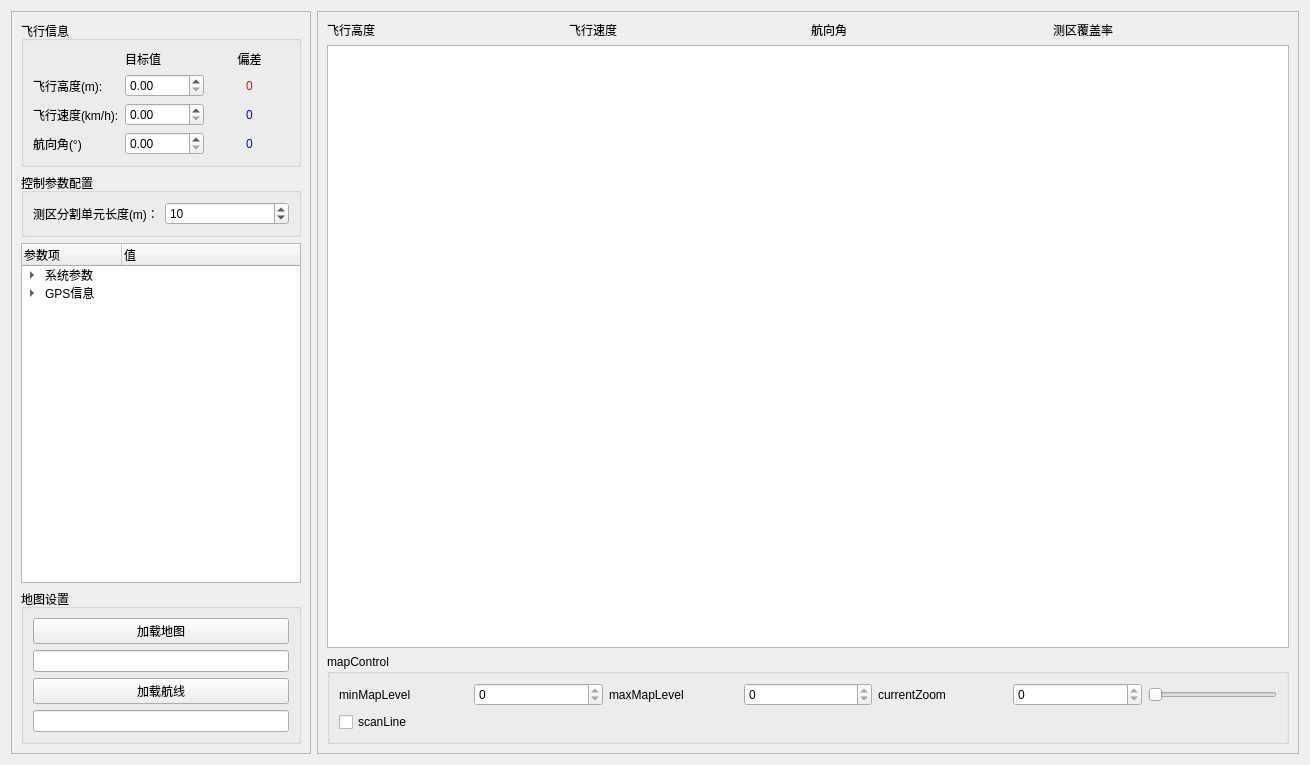
<?xml version="1.0" encoding="UTF-8"?>
<ui version="4.0">
 <class>Navigation</class>
 <widget class="QWidget" name="Navigation">
  <property name="geometry">
   <rect>
    <x>0</x>
    <y>0</y>
    <width>1310</width>
    <height>765</height>
   </rect>
  </property>
  <property name="windowTitle">
   <string>navigation</string>
  </property>
  <layout class="QHBoxLayout" name="horizontalLayout_2" stretch="0,3">
   <item>
    <widget class="QFrame" name="frame">
     <property name="minimumSize">
      <size>
       <width>300</width>
       <height>0</height>
      </size>
     </property>
     <property name="maximumSize">
      <size>
       <width>300</width>
       <height>16777215</height>
      </size>
     </property>
     <property name="frameShape">
      <enum>QFrame::StyledPanel</enum>
     </property>
     <property name="frameShadow">
      <enum>QFrame::Raised</enum>
     </property>
     <layout class="QVBoxLayout" name="verticalLayout_2">
      <item>
       <widget class="QGroupBox" name="groupBox_3">
        <property name="title">
         <string>飞行信息</string>
        </property>
        <layout class="QGridLayout" name="gridLayout_3">
         <item row="1" column="1">
          <widget class="QDoubleSpinBox" name="doubleSpinBox_flightHeight">
           <property name="sizePolicy">
            <sizepolicy hsizetype="Preferred" vsizetype="Fixed">
             <horstretch>0</horstretch>
             <verstretch>0</verstretch>
            </sizepolicy>
           </property>
           <property name="decimals">
            <number>2</number>
           </property>
           <property name="maximum">
            <double>9999.989999999999782</double>
           </property>
           <property name="value">
            <double>0.000000000000000</double>
           </property>
          </widget>
         </item>
         <item row="1" column="0">
          <widget class="QLabel" name="label">
           <property name="text">
            <string>飞行高度(m):</string>
           </property>
          </widget>
         </item>
         <item row="0" column="1">
          <widget class="QLabel" name="label_6">
           <property name="text">
            <string>目标值</string>
           </property>
          </widget>
         </item>
         <item row="2" column="0">
          <widget class="QLabel" name="label_2">
           <property name="text">
            <string>飞行速度(km/h):</string>
           </property>
          </widget>
         </item>
         <item row="1" column="2">
          <widget class="QLabel" name="label_flightHeightDeviation">
           <property name="styleSheet">
            <string notr="true">color: rgb(255, 0, 0);</string>
           </property>
           <property name="text">
            <string>0</string>
           </property>
           <property name="alignment">
            <set>Qt::AlignCenter</set>
           </property>
          </widget>
         </item>
         <item row="2" column="2">
          <widget class="QLabel" name="label_flightSpeedDeviation">
           <property name="styleSheet">
            <string notr="true">color: rgb(0, 0, 255);
</string>
           </property>
           <property name="text">
            <string>0</string>
           </property>
           <property name="alignment">
            <set>Qt::AlignCenter</set>
           </property>
          </widget>
         </item>
         <item row="0" column="2">
          <widget class="QLabel" name="label_5">
           <property name="text">
            <string>偏差</string>
           </property>
           <property name="alignment">
            <set>Qt::AlignCenter</set>
           </property>
          </widget>
         </item>
         <item row="2" column="1">
          <widget class="QDoubleSpinBox" name="doubleSpinBox_flightSpeed">
           <property name="sizePolicy">
            <sizepolicy hsizetype="Preferred" vsizetype="Fixed">
             <horstretch>0</horstretch>
             <verstretch>0</verstretch>
            </sizepolicy>
           </property>
           <property name="maximum">
            <double>9999.989999999999782</double>
           </property>
           <property name="value">
            <double>0.000000000000000</double>
           </property>
          </widget>
         </item>
         <item row="3" column="0">
          <widget class="QLabel" name="label_7">
           <property name="text">
            <string>航向角(°)</string>
           </property>
          </widget>
         </item>
         <item row="3" column="2">
          <widget class="QLabel" name="label_headingDeviation">
           <property name="styleSheet">
            <string notr="true">color: rgb(0, 0, 255);</string>
           </property>
           <property name="text">
            <string>0</string>
           </property>
           <property name="alignment">
            <set>Qt::AlignCenter</set>
           </property>
          </widget>
         </item>
         <item row="3" column="1">
          <widget class="QDoubleSpinBox" name="doubleSpinBox_heading">
           <property name="maximum">
            <double>360.000000000000000</double>
           </property>
          </widget>
         </item>
        </layout>
       </widget>
      </item>
      <item>
       <widget class="QGroupBox" name="groupBox">
        <property name="title">
         <string>控制参数配置</string>
        </property>
        <layout class="QGridLayout" name="gridLayout_4">
         <item row="0" column="1">
          <widget class="QSpinBox" name="spinBox">
           <property name="minimum">
            <number>1</number>
           </property>
           <property name="maximum">
            <number>100</number>
           </property>
           <property name="value">
            <number>10</number>
           </property>
          </widget>
         </item>
         <item row="0" column="0">
          <widget class="QLabel" name="label_3">
           <property name="toolTip">
            <string>单条航线分割点数，用于测区覆盖率计算</string>
           </property>
           <property name="text">
            <string>测区分割单元长度(m)：</string>
           </property>
          </widget>
         </item>
        </layout>
       </widget>
      </item>
      <item>
       <widget class="QTreeWidget" name="treeWidget_navigation">
        <property name="sizePolicy">
         <sizepolicy hsizetype="Expanding" vsizetype="Expanding">
          <horstretch>0</horstretch>
          <verstretch>0</verstretch>
         </sizepolicy>
        </property>
        <property name="minimumSize">
         <size>
          <width>0</width>
          <height>0</height>
         </size>
        </property>
        <column>
         <property name="text">
          <string>参数项</string>
         </property>
        </column>
        <column>
         <property name="text">
          <string>值</string>
         </property>
        </column>
        <item>
         <property name="text">
          <string>系统参数</string>
         </property>
         <property name="text">
          <string/>
         </property>
         <item>
          <property name="text">
           <string>当前飞行速度</string>
          </property>
          <property name="text">
           <string/>
          </property>
         </item>
         <item>
          <property name="text">
           <string>测区覆盖率</string>
          </property>
          <property name="text">
           <string/>
          </property>
         </item>
         <item>
          <property name="text">
           <string>当前航线</string>
          </property>
          <property name="text">
           <string/>
          </property>
         </item>
        </item>
        <item>
         <property name="text">
          <string>GPS信息</string>
         </property>
         <property name="text">
          <string/>
         </property>
         <item>
          <property name="text">
           <string>周</string>
          </property>
          <property name="text">
           <string/>
          </property>
         </item>
         <item>
          <property name="text">
           <string>秒</string>
          </property>
          <property name="text">
           <string/>
          </property>
         </item>
         <item>
          <property name="text">
           <string>细分时间(s)</string>
          </property>
          <property name="text">
           <string/>
          </property>
         </item>
         <item>
          <property name="text">
           <string>纬度(°)</string>
          </property>
          <property name="text">
           <string/>
          </property>
         </item>
         <item>
          <property name="text">
           <string>经度(°)</string>
          </property>
          <property name="text">
           <string/>
          </property>
         </item>
         <item>
          <property name="text">
           <string>高度(m)</string>
          </property>
          <property name="text">
           <string/>
          </property>
         </item>
         <item>
          <property name="text">
           <string>翻滚角(°)</string>
          </property>
          <property name="text">
           <string/>
          </property>
         </item>
         <item>
          <property name="text">
           <string>俯仰角(°)</string>
          </property>
          <property name="text">
           <string/>
          </property>
         </item>
         <item>
          <property name="text">
           <string>航向角(°)</string>
          </property>
          <property name="text">
           <string/>
          </property>
         </item>
        </item>
       </widget>
      </item>
      <item>
       <widget class="QGroupBox" name="groupBox_2">
        <property name="title">
         <string>地图设置</string>
        </property>
        <layout class="QGridLayout" name="gridLayout_2">
         <item row="0" column="0">
          <widget class="QPushButton" name="btn_loadMap">
           <property name="toolTip">
            <string>只支持瓦片地图</string>
           </property>
           <property name="text">
            <string>加载地图</string>
           </property>
          </widget>
         </item>
         <item row="2" column="0">
          <widget class="QPushButton" name="btn_loadTracker">
           <property name="toolTip">
            <string>航迹文件中gps需使用浮点数格式</string>
           </property>
           <property name="text">
            <string>加载航线</string>
           </property>
          </widget>
         </item>
         <item row="3" column="0">
          <widget class="QLineEdit" name="lineEdit_trackerFile">
           <property name="text">
            <string/>
           </property>
           <property name="readOnly">
            <bool>true</bool>
           </property>
          </widget>
         </item>
         <item row="1" column="0">
          <widget class="QLineEdit" name="lineEdit_mapFile"/>
         </item>
        </layout>
       </widget>
      </item>
     </layout>
    </widget>
   </item>
   <item>
    <widget class="QFrame" name="frame_2">
     <property name="frameShape">
      <enum>QFrame::StyledPanel</enum>
     </property>
     <property name="frameShadow">
      <enum>QFrame::Raised</enum>
     </property>
     <layout class="QVBoxLayout" name="verticalLayout">
      <item>
       <layout class="QHBoxLayout" name="horizontalLayout">
        <item>
         <widget class="QLabel" name="label_flightHeight">
          <property name="text">
           <string>飞行高度</string>
          </property>
         </widget>
        </item>
        <item>
         <widget class="QLabel" name="label_flightSpeed">
          <property name="text">
           <string>飞行速度</string>
          </property>
         </widget>
        </item>
        <item>
         <widget class="QLabel" name="label_heading">
          <property name="text">
           <string>航向角</string>
          </property>
         </widget>
        </item>
        <item>
         <widget class="QLabel" name="label_navCoverage">
          <property name="text">
           <string>测区覆盖率</string>
          </property>
         </widget>
        </item>
       </layout>
      </item>
      <item>
       <widget class="MapView" name="mapView"/>
      </item>
      <item>
       <widget class="QGroupBox" name="groupBox_test">
        <property name="title">
         <string>mapControl</string>
        </property>
        <layout class="QGridLayout" name="gridLayout">
         <item row="2" column="5">
          <widget class="QSpinBox" name="spinBox_mapCurrentZoom">
           <property name="readOnly">
            <bool>true</bool>
           </property>
          </widget>
         </item>
         <item row="2" column="1">
          <widget class="QSpinBox" name="spinBox_mapMinMapLevel">
           <property name="readOnly">
            <bool>true</bool>
           </property>
          </widget>
         </item>
         <item row="2" column="3">
          <widget class="QSpinBox" name="spinBox_mapMaxMapLevel">
           <property name="readOnly">
            <bool>true</bool>
           </property>
          </widget>
         </item>
         <item row="2" column="2">
          <widget class="QLabel" name="label_11">
           <property name="text">
            <string>maxMapLevel</string>
           </property>
          </widget>
         </item>
         <item row="2" column="6">
          <widget class="QSlider" name="horizontalSlider_zoomCtrl">
           <property name="sizePolicy">
            <sizepolicy hsizetype="Preferred" vsizetype="Fixed">
             <horstretch>0</horstretch>
             <verstretch>0</verstretch>
            </sizepolicy>
           </property>
           <property name="orientation">
            <enum>Qt::Horizontal</enum>
           </property>
          </widget>
         </item>
         <item row="2" column="0">
          <widget class="QLabel" name="label_10">
           <property name="text">
            <string>minMapLevel</string>
           </property>
          </widget>
         </item>
         <item row="2" column="4">
          <widget class="QLabel" name="label_12">
           <property name="text">
            <string>currentZoom</string>
           </property>
          </widget>
         </item>
         <item row="3" column="0">
          <widget class="QCheckBox" name="checkBox_scanLine">
           <property name="text">
            <string>scanLine</string>
           </property>
          </widget>
         </item>
        </layout>
       </widget>
      </item>
     </layout>
    </widget>
   </item>
  </layout>
 </widget>
 <customwidgets>
  <customwidget>
   <class>MapView</class>
   <extends>QGraphicsView</extends>
   <header>navigation/MapView.h
</header>
  </customwidget>
 </customwidgets>
 <resources/>
 <connections/>
</ui>
